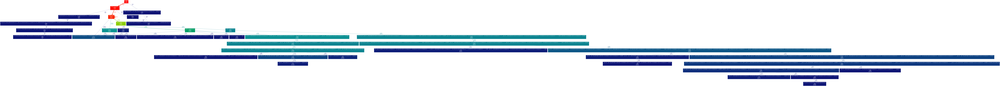
#> input picture pic/0.png, 1000 x 86 px, shrunk from 18281 x 1577 before the run
$ python t.py
#> lines starting #> are read from the running program, lines starting #| are printed output that depends on the picture
from PIL import Image

# 打开原始图像
image = Image.open('0.png')
#> image is the input picture: PIL image 1000x86 RGBA; mean R, G, B, A 220.4, 228.2, 236.7, 255

# 获取原始图像的宽度和高度
width, height = image.size
#> width = 1000; height = 86

# 计算每个子图像的宽度
sub_width = width // 10
#> sub_width = 100

# 分割图像并保存子图像
for i in range(10):
    # 计算子图像的左上角和右下角坐标
    left = i * sub_width
    top = 0
    right = (i + 1) * sub_width
    bottom = height

    # 裁剪子图像
    sub_image = image.crop((left, top, right, bottom))

    # 保存子图像
    sub_image.save(f'0_{i+1}.png')
#> this loop made 10 passes
#> pass 1, `sub_image = image.crop((left, top, right, bottom))`:
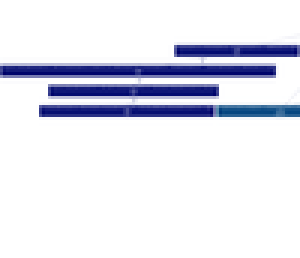
#> sub_image: PIL image 100x86 RGBA (shown 3 times larger); mean R, G, B, A 225.6, 227.2, 238.4, 255
#> pass 2, `sub_image = image.crop((left, top, right, bottom))`:
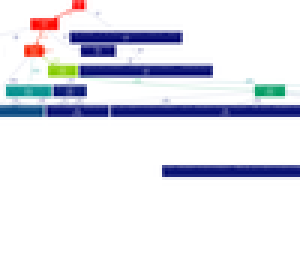
#> sub_image: PIL image 100x86 RGBA (shown 3 times larger); mean R, G, B, A 224.7, 225.8, 234.9, 255
#> pass 3, `sub_image = image.crop((left, top, right, bottom))`:
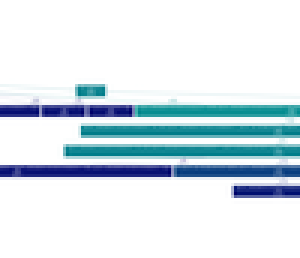
#> sub_image: PIL image 100x86 RGBA (shown 3 times larger); mean R, G, B, A 214, 227.3, 234.6, 255
#> after the loop:
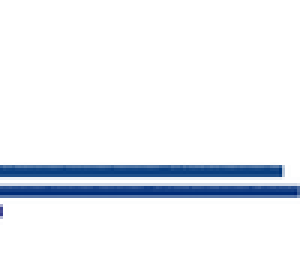
#> sub_image: PIL image 100x86 RGBA (shown 3 times larger); mean R, G, B, A 234.3, 238.3, 244.1, 255; transparent parts drawn white

$ run again, with pic/1.png copied over pic/0.png
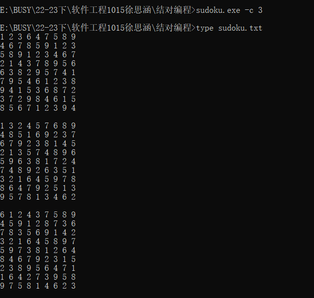
#> input picture pic/1.png, 314 x 298 px, shrunk from 635 x 603 before the run
#> image is the input picture: PIL image 314x298 RGB; mean R, G, B 17.1, 17.1, 17.1
#> the loop `for i in range(10):` made 10 passes
#> pass 1, `sub_image = image.crop((left, top, right, bottom))`:
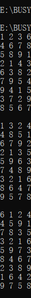
#> sub_image: PIL image 31x298 RGB; mean R, G, B 30.3, 30.3, 30.4
#> pass 3, `sub_image = image.crop((left, top, right, bottom))`:
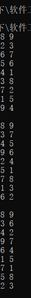
#> sub_image: PIL image 31x298 RGB; mean R, G, B 21.9, 21.9, 21.9

$ run again, with pic/3.png copied over pic/0.png
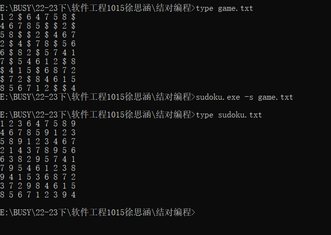
#> input picture pic/3.png, 331 x 235 px, shrunk from 670 x 476 before the run
#> image is the input picture: PIL image 331x235 RGB; mean R, G, B 18.4, 18.5, 18.5
#> the loop `for i in range(10):` made 10 passes
#> pass 1, `sub_image = image.crop((left, top, right, bottom))`:
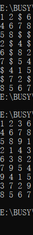
#> sub_image: PIL image 33x235 RGB; mean R, G, B 30.1, 30.2, 30.3
#> pass 3, `sub_image = image.crop((left, top, right, bottom))`:
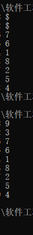
#> sub_image: PIL image 33x235 RGB; mean R, G, B 19.5, 19.3, 19.3
